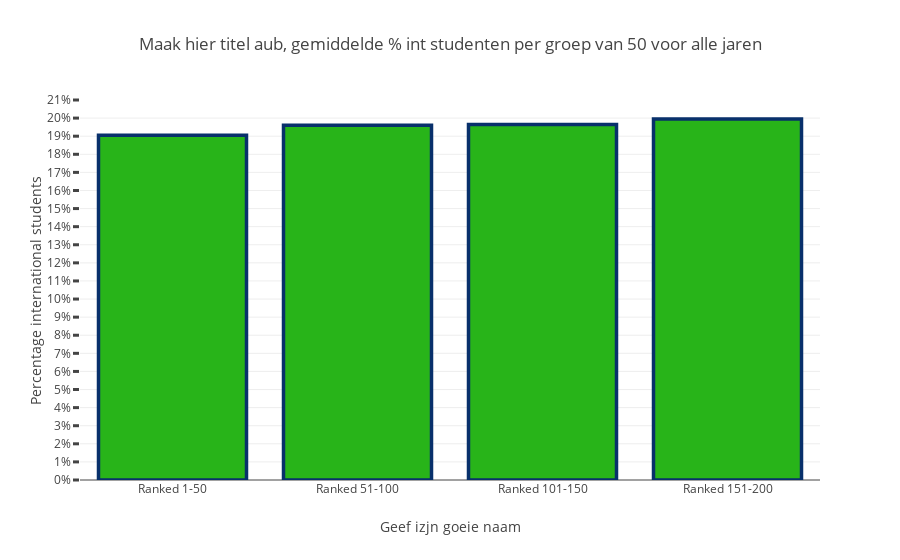

Notebook code for this chart:
### Code cell
from plotly.offline import init_notebook_mode, iplot
import plotly.graph_objs as go

# Start notebook mode
init_notebook_mode(connected=True)

data = [go.Bar(
            x= ['Ranked 1-50', 'Ranked 51-100', 'Ranked 101-150', 'Ranked 151-200'],
            y= [mean_grouped[0], mean_grouped[1], mean_grouped[2], mean_grouped[3]],
            marker=dict(
                color='rgb(40, 180, 25)',
                line=dict(
                color='rgb(8,48,107)',
                width=3.5),
            ),
    )]


layout = go.Layout(
    title = 'Maak hier titel aub, gemiddelde % int studenten per groep van 50 voor alle jaren',
    yaxis = go.layout.YAxis(
        tickmode = 'linear',
        ticksuffix = "%",
        ticklen= 6,
        tickwidth= 3,
        title = 'Percentage international students'
    ),
    xaxis = go.layout.XAxis(
        title = 'Geef izjn goeie naam'
    ),
)
fig = go.Figure(data=data, layout=layout)
iplot(fig, filename='basic-bar')

### Figure 1 — Plotly figure (JSON) as saved in the notebook; plotly's stock layout.template omitted (floating-point values rounded to 4 significant figures)
{"data": [{"marker": {"color": "rgb(40, 180, 25)", "line": {"color": "rgb(8,48,107)", "width": 3.5}}, "type": "bar", "uid": "985c61ad-cdf3-44ab-b3f0-d245be781134", "x": ["Ranked 1-50", "Ranked 51-100", "Ranked 101-150", "Ranked 151-200"], "y": [19.05, 19.6, 19.65, 19.95]}], "layout": {"title": {"text": "Maak hier titel aub, gemiddelde % int studenten per groep van 50 voor alle jaren"}, "xaxis": {"title": {"text": "Geef izjn goeie naam"}}, "yaxis": {"ticklen": 6, "tickmode": "linear", "ticksuffix": "%", "tickwidth": 3, "title": {"text": "Percentage international students"}}}}
